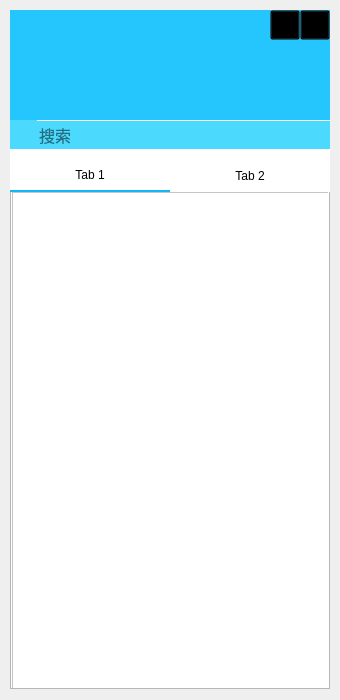
<?xml version="1.0" encoding="UTF-8"?>
<ui version="4.0">
 <class>Form</class>
 <widget class="QWidget" name="Form">
  <property name="geometry">
   <rect>
    <x>0</x>
    <y>0</y>
    <width>340</width>
    <height>700</height>
   </rect>
  </property>
  <property name="windowTitle">
   <string>Form</string>
  </property>
  <property name="styleSheet">
   <string notr="true"/>
  </property>
  <widget class="QWidget" name="widget" native="true">
   <property name="geometry">
    <rect>
     <x>10</x>
     <y>10</y>
     <width>320</width>
     <height>680</height>
    </rect>
   </property>
   <property name="styleSheet">
    <string notr="true">background-color: rgb(255, 255, 255);
font: 290 12pt &quot;Microsoft YaHei&quot;;</string>
   </property>
   <widget class="QLabel" name="label">
    <property name="geometry">
     <rect>
      <x>130</x>
      <y>55</y>
      <width>190</width>
      <height>40</height>
     </rect>
    </property>
    <property name="font">
     <font>
      <family>Microsoft YaHei</family>
      <pointsize>12</pointsize>
      <italic>false</italic>
      <bold>false</bold>
     </font>
    </property>
    <property name="styleSheet">
     <string notr="true">background-color: transparent;
color:rgb(255, 255, 255);</string>
    </property>
    <property name="text">
     <string/>
    </property>
   </widget>
   <widget class="QStackedWidget" name="stackedWidget">
    <property name="geometry">
     <rect>
      <x>0</x>
      <y>140</y>
      <width>320</width>
      <height>540</height>
     </rect>
    </property>
    <property name="currentIndex">
     <number>0</number>
    </property>
    <widget class="QWidget" name="page">
     <widget class="QTabWidget" name="tabWidget">
      <property name="geometry">
       <rect>
        <x>0</x>
        <y>10</y>
        <width>320</width>
        <height>530</height>
       </rect>
      </property>
      <property name="styleSheet">
       <string notr="true">QWidget::tab {
    background-color: rgb(255, 255, 255);
    border-style: solid;
    border-color: rgb(255, 255, 255);
    border-bottom-width: 1px;
    border-bottom-color: rgb(255, 255, 255);
    height: 30px;
    width: 160px;
}

QWidget::tab:selected {
    border-bottom-color: rgb(18, 183, 245);
    border-bottom-width: 2px;
}</string>
      </property>
      <property name="currentIndex">
       <number>0</number>
      </property>
      <widget class="QWidget" name="tab">
       <attribute name="title">
        <string>Tab 1</string>
       </attribute>
       <widget class="QListWidget" name="listWidget_3">
        <property name="geometry">
         <rect>
          <x>0</x>
          <y>0</y>
          <width>320</width>
          <height>530</height>
         </rect>
        </property>
        <property name="styleSheet">
         <string notr="true">QListWidget::Item{
background-color: rgb(255, 255, 255);
}

QListWidget::Item:hover{
background-color:rgb(242, 242, 242);
}</string>
        </property>
       </widget>
      </widget>
      <widget class="QWidget" name="tab_2">
       <attribute name="title">
        <string>Tab 2</string>
       </attribute>
       <widget class="QTabWidget" name="tabWidget_2">
        <property name="geometry">
         <rect>
          <x>0</x>
          <y>0</y>
          <width>320</width>
          <height>510</height>
         </rect>
        </property>
        <property name="styleSheet">
         <string notr="true">QWidget::tab{
height:30px;
width:60px;
border:none;
}
</string>
        </property>
        <property name="currentIndex">
         <number>0</number>
        </property>
        <widget class="QWidget" name="tab_3">
         <attribute name="title">
          <string>Tab 1</string>
         </attribute>
         <widget class="QListWidget" name="listWidget">
          <property name="geometry">
           <rect>
            <x>0</x>
            <y>0</y>
            <width>320</width>
            <height>480</height>
           </rect>
          </property>
          <property name="styleSheet">
           <string notr="true">border: none;</string>
          </property>
         </widget>
        </widget>
        <widget class="QWidget" name="tab_4">
         <attribute name="title">
          <string>Tab 2</string>
         </attribute>
         <widget class="QListWidget" name="listWidget_2">
          <property name="geometry">
           <rect>
            <x>0</x>
            <y>0</y>
            <width>320</width>
            <height>480</height>
           </rect>
          </property>
          <property name="styleSheet">
           <string notr="true">border: none;</string>
          </property>
         </widget>
        </widget>
       </widget>
      </widget>
     </widget>
    </widget>
    <widget class="QWidget" name="page_2">
     <widget class="QPushButton" name="pushButton_5">
      <property name="geometry">
       <rect>
        <x>120</x>
        <y>300</y>
        <width>93</width>
        <height>29</height>
       </rect>
      </property>
      <property name="styleSheet">
       <string notr="true">QPushButton{
background-color: rgb(99, 188, 255);
color: rgb(255, 255, 255);
font-size:14px;
}</string>
      </property>
      <property name="text">
       <string>取消</string>
      </property>
     </widget>
     <widget class="QLabel" name="label_3">
      <property name="geometry">
       <rect>
        <x>5</x>
        <y>10</y>
        <width>320</width>
        <height>90</height>
       </rect>
      </property>
      <property name="text">
       <string/>
      </property>
     </widget>
     <widget class="QPushButton" name="pushButton_2">
      <property name="geometry">
       <rect>
        <x>232</x>
        <y>38</y>
        <width>81</width>
        <height>31</height>
       </rect>
      </property>
      <property name="styleSheet">
       <string notr="true">QPushButton{
background-color: rgb(99, 188, 255);
color: rgb(255, 255, 255);
font-size:14px;
}</string>
      </property>
      <property name="text">
       <string>添加</string>
      </property>
     </widget>
    </widget>
   </widget>
   <widget class="QLabel" name="label_2">
    <property name="geometry">
     <rect>
      <x>0</x>
      <y>0</y>
      <width>320</width>
      <height>110</height>
     </rect>
    </property>
    <property name="styleSheet">
     <string notr="true">background-color: rgb(37, 198, 253);

</string>
    </property>
    <property name="text">
     <string/>
    </property>
   </widget>
   <widget class="QLabel" name="label_5">
    <property name="geometry">
     <rect>
      <x>130</x>
      <y>10</y>
      <width>190</width>
      <height>40</height>
     </rect>
    </property>
    <property name="font">
     <font>
      <family>Microsoft YaHei</family>
      <pointsize>12</pointsize>
      <italic>false</italic>
      <bold>false</bold>
     </font>
    </property>
    <property name="styleSheet">
     <string notr="true">background-color: transparent;
color:rgb(255, 255, 255);</string>
    </property>
    <property name="text">
     <string/>
    </property>
   </widget>
   <widget class="QLabel" name="label_4">
    <property name="geometry">
     <rect>
      <x>30</x>
      <y>10</y>
      <width>90</width>
      <height>90</height>
     </rect>
    </property>
    <property name="styleSheet">
     <string notr="true">background-color: transparent;</string>
    </property>
    <property name="text">
     <string/>
    </property>
   </widget>
   <widget class="QWidget" name="layoutWidget">
    <property name="geometry">
     <rect>
      <x>0</x>
      <y>110</y>
      <width>321</width>
      <height>30</height>
     </rect>
    </property>
    <layout class="QHBoxLayout" name="horizontalLayout_2">
     <property name="spacing">
      <number>0</number>
     </property>
     <item>
      <widget class="QToolButton" name="toolButton">
       <property name="minimumSize">
        <size>
         <width>27</width>
         <height>28</height>
        </size>
       </property>
       <property name="maximumSize">
        <size>
         <width>27</width>
         <height>29</height>
        </size>
       </property>
       <property name="font">
        <font>
         <family>Microsoft YaHei</family>
         <pointsize>12</pointsize>
         <italic>false</italic>
         <bold>false</bold>
         <stylestrategy>PreferAntialias</stylestrategy>
        </font>
       </property>
       <property name="styleSheet">
        <string notr="true">background-color: rgb(75, 217, 254);
border-image: url(:/images/s.png);</string>
       </property>
       <property name="text">
        <string/>
       </property>
       <property name="icon">
        <iconset>
         <normaloff>:/lib/search.png</normaloff>:/lib/search.png</iconset>
       </property>
       <property name="iconSize">
        <size>
         <width>30</width>
         <height>30</height>
        </size>
       </property>
       <property name="autoRaise">
        <bool>true</bool>
       </property>
      </widget>
     </item>
     <item>
      <widget class="QLineEdit" name="lineEdit">
       <property name="minimumSize">
        <size>
         <width>272</width>
         <height>28</height>
        </size>
       </property>
       <property name="font">
        <font>
         <family>Microsoft YaHei</family>
         <pointsize>12</pointsize>
         <italic>false</italic>
         <bold>false</bold>
         <stylestrategy>PreferAntialias</stylestrategy>
        </font>
       </property>
       <property name="styleSheet">
        <string notr="true">background-color: rgb(75, 217, 254);
color: rgb(0, 0, 0);
border: none; 




</string>
       </property>
       <property name="placeholderText">
        <string>搜索</string>
       </property>
      </widget>
     </item>
    </layout>
   </widget>
   <widget class="QToolButton" name="toolButton_2">
    <property name="geometry">
     <rect>
      <x>260</x>
      <y>0</y>
      <width>30</width>
      <height>30</height>
     </rect>
    </property>
    <property name="styleSheet">
     <string notr="true">border-image: url(:/images/suoxiao.png);
background-color: transparent;</string>
    </property>
    <property name="text">
     <string/>
    </property>
   </widget>
   <widget class="QToolButton" name="toolButton_3">
    <property name="geometry">
     <rect>
      <x>290</x>
      <y>0</y>
      <width>30</width>
      <height>30</height>
     </rect>
    </property>
    <property name="styleSheet">
     <string notr="true">border-image: url(:/images/yx_x.png);
background-color: transparent;</string>
    </property>
    <property name="text">
     <string/>
    </property>
   </widget>
   <zorder>label_2</zorder>
   <zorder>label</zorder>
   <zorder>stackedWidget</zorder>
   <zorder>label_5</zorder>
   <zorder>label_4</zorder>
   <zorder>layoutWidget</zorder>
   <zorder>toolButton_2</zorder>
   <zorder>toolButton_3</zorder>
  </widget>
 </widget>
 <resources/>
 <connections/>
</ui>
